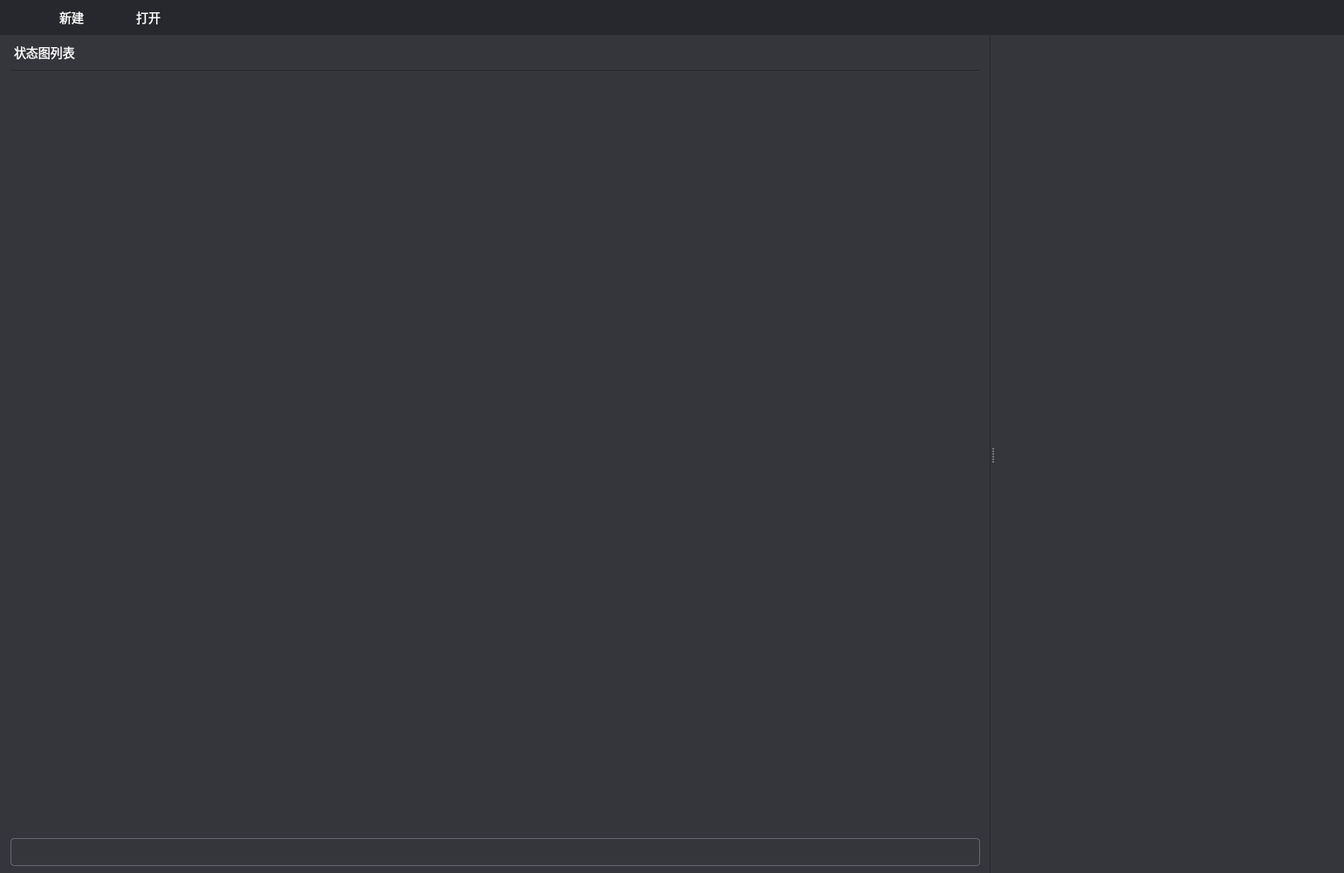
<?xml version="1.0" encoding="UTF-8"?>
<ui version="4.0">
 <class>App</class>
 <widget class="QWidget" name="App">
  <property name="geometry">
   <rect>
    <x>0</x>
    <y>0</y>
    <width>1540</width>
    <height>1000</height>
   </rect>
  </property>
  <property name="acceptDrops">
   <bool>true</bool>
  </property>
  <property name="windowTitle">
   <string>Form</string>
  </property>
  <property name="styleSheet">
   <string notr="true">*{
	background:#35363C;
	font-size:14px;
	color:white;
}
QMenu {
	background: #26282D;
}
QMenu::item {
	padding: 6px 20px;
}
QMenu::item:selected {
	background:#35363C;
}

QComboBox QAbstractItemView {
	background: #26282D;
}
QComboBox QAbstractItemView::item {
	height:32px;
}
QComboBox QAbstractItemView::item:selected {
    background: #35363C;
}
QScrollBar:vertical{
	border:none;
	background:transparent;
	width: 8px;
	margin: 8px 0px 0px 0px;
}
QScrollBar::handle:vertical{
	background:#26282D;
	min-height: 20px;
	border-radius:4px;
}
QScrollBar::add-page,QScrollBar::sub-page,QScrollBar::add-line,QScrollBar::sub-line{
	background: none;
}
QScrollBar::up-arrow,QScrollBar::down-arrow{
	width: 0px;
	height: 0px;
}</string>
  </property>
  <layout class="QVBoxLayout" name="verticalLayout" stretch="0,1">
   <property name="spacing">
    <number>0</number>
   </property>
   <property name="leftMargin">
    <number>0</number>
   </property>
   <property name="topMargin">
    <number>0</number>
   </property>
   <property name="rightMargin">
    <number>0</number>
   </property>
   <property name="bottomMargin">
    <number>0</number>
   </property>
   <item>
    <widget class="QWidget" name="app_title" native="true">
     <property name="styleSheet">
      <string notr="true">QWidget{
background:#26282D;
}
QPushButton{
border:none;
border-radius:4px;
}
QPushButton:hover{
background:#4C4E56;
}</string>
     </property>
     <layout class="QHBoxLayout" name="horizontalLayout" stretch="0,0,0,1,0">
      <property name="spacing">
       <number>8</number>
      </property>
      <property name="leftMargin">
       <number>6</number>
      </property>
      <property name="topMargin">
       <number>4</number>
      </property>
      <property name="rightMargin">
       <number>6</number>
      </property>
      <property name="bottomMargin">
       <number>4</number>
      </property>
      <item>
       <widget class="QLabel" name="label_2">
        <property name="minimumSize">
         <size>
          <width>28</width>
          <height>0</height>
         </size>
        </property>
        <property name="styleSheet">
         <string notr="true">border-image: url(:/res/logo.ico);</string>
        </property>
        <property name="text">
         <string/>
        </property>
       </widget>
      </item>
      <item>
       <widget class="QPushButton" name="btn_new_config">
        <property name="minimumSize">
         <size>
          <width>80</width>
          <height>32</height>
         </size>
        </property>
        <property name="text">
         <string>新建</string>
        </property>
       </widget>
      </item>
      <item>
       <widget class="QPushButton" name="btn_open_config">
        <property name="minimumSize">
         <size>
          <width>80</width>
          <height>32</height>
         </size>
        </property>
        <property name="text">
         <string>打开</string>
        </property>
       </widget>
      </item>
      <item>
       <widget class="QLabel" name="config_path">
        <property name="text">
         <string/>
        </property>
        <property name="alignment">
         <set>Qt::AlignRight|Qt::AlignTrailing|Qt::AlignVCenter</set>
        </property>
        <property name="wordWrap">
         <bool>true</bool>
        </property>
       </widget>
      </item>
      <item>
       <widget class="QWidget" name="system_buttons" native="true">
        <layout class="QHBoxLayout" name="horizontalLayout_2">
         <property name="spacing">
          <number>8</number>
         </property>
         <property name="leftMargin">
          <number>0</number>
         </property>
         <property name="topMargin">
          <number>0</number>
         </property>
         <property name="rightMargin">
          <number>0</number>
         </property>
         <property name="bottomMargin">
          <number>0</number>
         </property>
         <item>
          <widget class="QPushButton" name="btn_min">
           <property name="minimumSize">
            <size>
             <width>24</width>
             <height>24</height>
            </size>
           </property>
           <property name="text">
            <string/>
           </property>
           <property name="icon">
            <iconset>
             <normalon>:/res/minsize.svg</normalon>
            </iconset>
           </property>
           <property name="iconSize">
            <size>
             <width>16</width>
             <height>16</height>
            </size>
           </property>
          </widget>
         </item>
         <item>
          <widget class="QPushButton" name="btn_max">
           <property name="minimumSize">
            <size>
             <width>24</width>
             <height>24</height>
            </size>
           </property>
           <property name="text">
            <string/>
           </property>
           <property name="icon">
            <iconset>
             <normalon>:/res/maxsize1.svg</normalon>
            </iconset>
           </property>
           <property name="iconSize">
            <size>
             <width>16</width>
             <height>16</height>
            </size>
           </property>
          </widget>
         </item>
         <item>
          <widget class="QPushButton" name="btn_close">
           <property name="minimumSize">
            <size>
             <width>24</width>
             <height>24</height>
            </size>
           </property>
           <property name="text">
            <string/>
           </property>
           <property name="icon">
            <iconset>
             <normalon>:/res/close.svg</normalon>
            </iconset>
           </property>
           <property name="iconSize">
            <size>
             <width>16</width>
             <height>16</height>
            </size>
           </property>
          </widget>
         </item>
        </layout>
       </widget>
      </item>
     </layout>
    </widget>
   </item>
   <item>
    <widget class="QWidget" name="horizontalWidget" native="true">
     <layout class="QHBoxLayout" name="horizontalLayout_5">
      <property name="spacing">
       <number>0</number>
      </property>
      <property name="leftMargin">
       <number>0</number>
      </property>
      <property name="topMargin">
       <number>0</number>
      </property>
      <property name="rightMargin">
       <number>0</number>
      </property>
      <property name="bottomMargin">
       <number>0</number>
      </property>
      <item>
       <widget class="QSplitter" name="splitter">
        <property name="orientation">
         <enum>Qt::Horizontal</enum>
        </property>
        <property name="childrenCollapsible">
         <bool>false</bool>
        </property>
        <widget class="QWidget" name="graphic_list_body" native="true">
         <property name="minimumSize">
          <size>
           <width>180</width>
           <height>0</height>
          </size>
         </property>
         <property name="styleSheet">
          <string notr="true">#graphic_list_body{
	border-right:1px solid #26282D;
}
QPushButton{
border:none;
border-radius:4px;
}
QPushButton:hover{
background:#4C4E56;
}</string>
         </property>
         <layout class="QVBoxLayout" name="verticalLayout_2">
          <property name="spacing">
           <number>8</number>
          </property>
          <property name="leftMargin">
           <number>12</number>
          </property>
          <property name="topMargin">
           <number>8</number>
          </property>
          <property name="rightMargin">
           <number>12</number>
          </property>
          <property name="bottomMargin">
           <number>8</number>
          </property>
          <item>
           <layout class="QHBoxLayout" name="horizontalLayout_6">
            <property name="spacing">
             <number>8</number>
            </property>
            <property name="leftMargin">
             <number>4</number>
            </property>
            <property name="rightMargin">
             <number>4</number>
            </property>
            <item>
             <widget class="QLabel" name="label">
              <property name="text">
               <string>状态图列表</string>
              </property>
             </widget>
            </item>
            <item>
             <spacer name="horizontalSpacer">
              <property name="orientation">
               <enum>Qt::Horizontal</enum>
              </property>
              <property name="sizeHint" stdset="0">
               <size>
                <width>40</width>
                <height>20</height>
               </size>
              </property>
             </spacer>
            </item>
            <item>
             <widget class="QPushButton" name="btn_add_group">
              <property name="minimumSize">
               <size>
                <width>24</width>
                <height>24</height>
               </size>
              </property>
              <property name="text">
               <string/>
              </property>
              <property name="icon">
               <iconset>
                <normalon>:/res/add.svg</normalon>
               </iconset>
              </property>
             </widget>
            </item>
            <item>
             <widget class="QPushButton" name="btn_monitor">
              <property name="minimumSize">
               <size>
                <width>24</width>
                <height>24</height>
               </size>
              </property>
              <property name="text">
               <string/>
              </property>
              <property name="icon">
               <iconset>
                <normalon>:/res/monitor.svg</normalon>
               </iconset>
              </property>
             </widget>
            </item>
            <item>
             <widget class="QPushButton" name="btn_menu_hide">
              <property name="text">
               <string/>
              </property>
              <property name="icon">
               <iconset>
                <normalon>:/res/menu_hide.svg</normalon>
               </iconset>
              </property>
             </widget>
            </item>
           </layout>
          </item>
          <item>
           <widget class="ConfigFlowTreeView" name="graphic_list">
            <property name="styleSheet">
             <string notr="true">QTreeView{
    outline: none;
	border:none;
	border-top:1px solid #26282D;
	show-decoration-selected: 1;
}

QTreeView::item {
    height: 32px;
    border: none;
    color: #FFFFFF;
    background: transparent;
    outline: none;
    border-radius: 2px 2px 2px 2px;
    font-size: 12px;
	padding-left: 6px;
	padding-right: 6px;
}

QTreeView::item:selected {
    background: #4A4B53;
    border-radius: 2px;
}</string>
            </property>
            <property name="horizontalScrollBarPolicy">
             <enum>Qt::ScrollBarAlwaysOff</enum>
            </property>
            <property name="verticalScrollMode">
             <enum>QAbstractItemView::ScrollPerPixel</enum>
            </property>
            <property name="rootIsDecorated">
             <bool>false</bool>
            </property>
            <attribute name="headerVisible">
             <bool>false</bool>
            </attribute>
           </widget>
          </item>
          <item>
           <widget class="QFrame" name="search_box">
            <property name="minimumSize">
             <size>
              <width>0</width>
              <height>32</height>
             </size>
            </property>
            <property name="styleSheet">
             <string notr="true">#search_box{
	border:1px solid #656670;
	border-radius: 4px;
}</string>
            </property>
            <property name="frameShape">
             <enum>QFrame::StyledPanel</enum>
            </property>
            <property name="frameShadow">
             <enum>QFrame::Raised</enum>
            </property>
            <layout class="QHBoxLayout" name="horizontalLayout_3">
             <property name="spacing">
              <number>8</number>
             </property>
             <property name="leftMargin">
              <number>4</number>
             </property>
             <property name="topMargin">
              <number>0</number>
             </property>
             <property name="rightMargin">
              <number>4</number>
             </property>
             <property name="bottomMargin">
              <number>0</number>
             </property>
             <item>
              <widget class="QLabel" name="label_3">
               <property name="minimumSize">
                <size>
                 <width>24</width>
                 <height>24</height>
                </size>
               </property>
               <property name="text">
                <string/>
               </property>
               <property name="pixmap">
                <pixmap resource="app.qrc">:/res/search.svg</pixmap>
               </property>
               <property name="alignment">
                <set>Qt::AlignCenter</set>
               </property>
              </widget>
             </item>
             <item>
              <widget class="QLineEdit" name="input_search_text">
               <property name="sizePolicy">
                <sizepolicy hsizetype="Expanding" vsizetype="Preferred">
                 <horstretch>0</horstretch>
                 <verstretch>0</verstretch>
                </sizepolicy>
               </property>
               <property name="styleSheet">
                <string notr="true">QLineEdit{
border:none;
padding-left:8px;
padding-right:8px;
}
QLineEdit:hover{
background:#4C4E56;
}
QLineEdit:focus{
border:1px solid #02BFFF;
}</string>
               </property>
              </widget>
             </item>
             <item>
              <widget class="QPushButton" name="btn_next_search_result">
               <property name="minimumSize">
                <size>
                 <width>24</width>
                 <height>24</height>
                </size>
               </property>
               <property name="text">
                <string/>
               </property>
               <property name="icon">
                <iconset>
                 <normalon>:/res/arrow-right.svg</normalon>
                </iconset>
               </property>
              </widget>
             </item>
            </layout>
           </widget>
          </item>
         </layout>
        </widget>
        <widget class="GraphicView" name="graphic_view" native="true"/>
       </widget>
      </item>
     </layout>
    </widget>
   </item>
  </layout>
 </widget>
 <customwidgets>
  <customwidget>
   <class>GraphicView</class>
   <extends>QWidget</extends>
   <header>graphic/graphicview.h</header>
   <container>1</container>
  </customwidget>
  <customwidget>
   <class>ConfigFlowTreeView</class>
   <extends>QTreeView</extends>
   <header>treeview/configflowtreeview.h</header>
  </customwidget>
 </customwidgets>
 <resources>
  <include location="app.qrc"/>
 </resources>
 <connections/>
</ui>
